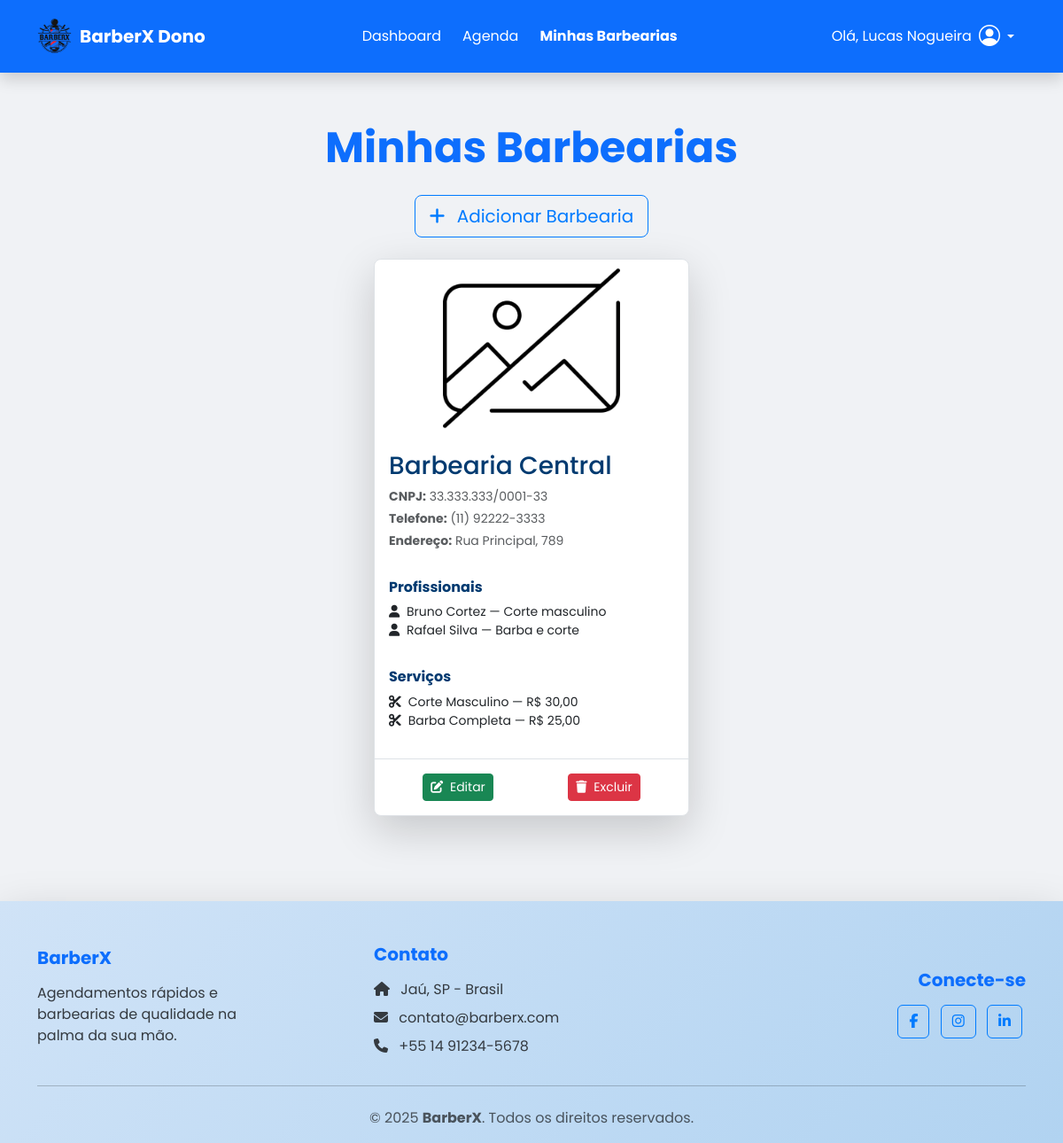
The page /barbearias_dono (signed in) on the database its author committed.
### tables this page shows
CREATE TABLE barbearia (
    id INT AUTO_INCREMENT PRIMARY KEY,
    nome VARCHAR(100) NOT NULL,
    cnpj VARCHAR(18) UNIQUE,
    telefone VARCHAR(20) UNIQUE,
    email VARCHAR(100) UNIQUE,
    endereco TEXT,
    dono_id INT,
    data_cadastro TIMESTAMP DEFAULT CURRENT_TIMESTAMP,
    imagem VARCHAR(255),
    FOREIGN KEY (dono_id) REFERENCES dono(id) ON DELETE CASCADE
);

CREATE TABLE profissional (
    id INT AUTO_INCREMENT PRIMARY KEY,
    nome VARCHAR(100) NOT NULL,
    telefone VARCHAR(20) UNIQUE,
    email VARCHAR(100) UNIQUE,
    especialidade VARCHAR(100),
    barbearia_id INT NOT NULL,
    FOREIGN KEY (barbearia_id) REFERENCES barbearia(id) ON DELETE CASCADE
);

CREATE TABLE servico (
    id INT AUTO_INCREMENT PRIMARY KEY,
    nome VARCHAR(100) NOT NULL,
    descricao TEXT,
    preco DECIMAL(10, 2),
    duracao_minutos INT,
    barbearia_id INT NOT NULL,
    FOREIGN KEY (barbearia_id) REFERENCES barbearia(id) ON DELETE CASCADE
);

### Controllers/donoController.class.php (called while the page is built, shortened)
<?php
class DonoController
{
    private $param;
    public function __construct()
    {
        $this->param = Conexao::getInstancia();
    }
    public function minhasBarbearias()
    {
        $dono_id = $_SESSION['dono_id'];
        $barbeariaDAO = new BarbeariaDAO($this->param);
        $retorno = $barbeariaDAO->buscar_barbearias_completas_por_dono($dono_id);
        require_once "Views/layout/header.php";
        require_once "Views/barbearias_dono.php";
        require_once "Views/layout/footer.php";
    }
}

### index.php (called while the page is built, shortened)
<?php
	require_once "rotas.php";
	$uri = parse_url($_SERVER["REQUEST_URI"])["path"];
	$uri = substr($uri, strpos($uri,'/',1));
	$route->verificar_rota($_SERVER["REQUEST_METHOD"],$uri);
?>

### Models/Conexao.class.php (called while the page is built, shortened)
<?php
	class Conexao
	{
		private static $conexao;
		public static function getInstancia()
		{
		if(empty(self::$conexao))
		{
			$parametros = "mysql:host=localhost;dbname=barberx;charset=utf8mb4";
			try
			{
				self::$conexao = new PDO($parametros, "root", "", [
					PDO::ATTR_ERRMODE => PDO::ERRMODE_EXCEPTION
				]);
			}
			catch(PDOException $e)
			{
				echo "Problema na conexão";
				die();
			}
		}
		return self::$conexao;
	}
}
?>

### Models/BarbeariaDAO.class.php (called while the page is built, shortened)
<?php
class BarbeariaDAO
{
    public function buscar_barbearias_completas_por_dono($dono_id)
    {
        $sql = "SELECT
                b.id,
                b.nome,
                b.cnpj,
                b.telefone,
                b.email,
                b.endereco,
                b.data_cadastro,
                b.imagem,
                d.nome AS nome_dono
            FROM barbearia b
            JOIN dono d ON d.id = b.dono_id
            WHERE b.dono_id = ?
            ORDER BY b.nome";
        $stm = $this->db->prepare($sql);
        $stm->bindValue(1, $dono_id);
        $stm->execute();
        $barbearias = $stm->fetchAll(PDO::FETCH_OBJ);
        foreach ($barbearias as $bar) {
            $sqlProf = "SELECT nome, telefone, email, especialidade FROM profissional WHERE barbearia_id = ?";
            $stmProf = $this->db->prepare($sqlProf);
            $stmProf->bindValue(1, $bar->id);
            $stmProf->execute();
            $bar->profissionais = $stmProf->fetchAll(PDO::FETCH_OBJ);
            $sqlServ = "SELECT nome, descricao, preco, duracao_minutos FROM servico WHERE barbearia_id = ?";
            $stmServ = $this->db->prepare($sqlServ);
            $stmServ->bindValue(1, $bar->id);
            $stmServ->execute();
            $bar->servicos = $stmServ->fetchAll(PDO::FETCH_OBJ);
        }
        return $barbearias;
    }
}

### Views/barbearias_dono.php (the view, shortened to what this page needs)
<div class="container py-5">
    <h2 class="text-center mb-4 display-5 fw-bold text-primary animate__animated animate__fadeInRight">Minhas Barbearias</h2>
    <div class="d-flex justify-content-center mb-4 animate__animated animate__fadeInUp">
        <a href="/barberx/cadastrar_barbearia" class="btn btn-outline-primary btn-lg">
            <i class="fas fa-plus me-2"></i> Adicionar Barbearia
        </a>
    </div>
    <div class="row justify-content-center g-4 animate__animated animate__fadeInLeft">
        <?php if (!empty($retorno)): ?>
            <?php foreach ($retorno as $bar): ?>
                <div class="col-12 col-md-6 col-lg-4">
                    <div class="card h-100 bg-white shadow-lg border rounded-3 overflow-hidden d-flex flex-column">
                        <?php
                        $imageUrl = !empty($bar->imagem) ? htmlspecialchars($bar->imagem) : 'assets/img/noimage.png';
                        $altText = 'Imagem da barbearia ' . htmlspecialchars($bar->nome);
                        ?>
                        <img src="<?= $imageUrl ?>" class="card-img-top img-fluid" alt="<?= $altText ?>" style="height: 200px; object-fit: contain;">
                        <div class="card-body d-flex flex-column">
                            <h3 class="card-title text-dark-blue mb-2"><?= htmlspecialchars($bar->nome) ?></h3>
                            <p class="text-muted small mb-1"><strong>CNPJ:</strong> <?= htmlspecialchars($bar->cnpj) ?></p>
                            <p class="text-muted small mb-1"><strong>Telefone:</strong> <?= htmlspecialchars($bar->telefone) ?></p>
                            <p class="text-muted small mb-3"><strong>Endereço:</strong> <?= htmlspecialchars($bar->endereco) ?></p>
                            <h6 class="fw-bold text-dark-blue mt-3">Profissionais</h6>
                            <?php if (!empty($bar->profissionais)): ?>
                                <ul class="list-unstyled small mb-3">
                                    <?php foreach ($bar->profissionais as $prof): ?>
                                        <li>
                                            <i class="fas fa-user me-1"></i>
                                            <?= htmlspecialchars($prof->nome) ?> — <?= htmlspecialchars($prof->especialidade ?? 'Não informada') ?>
                                        </li>
                                    <?php endforeach; ?>
                                </ul>
                            <?php else: ?>
                                <p class="small text-muted">Nenhum profissional cadastrado.</p>
                            <?php endif; ?>
                            <h6 class="fw-bold text-dark-blue mt-3">Serviços</h6>
                            <?php if (!empty($bar->servicos)): ?>
                                <ul class="list-unstyled small mb-3">
                                    <?php foreach ($bar->servicos as $serv): ?>
                                        <li>
                                            <i class="fas fa-scissors me-1"></i>
                                            <?= htmlspecialchars($serv->nome) ?> — R$ <?= htmlspecialchars(number_format($serv->preco, 2, ',', '.')) ?>
                                        </li>
                                    <?php endforeach; ?>
                                </ul>
                            <?php else: ?>
                                <p class="small text-muted">Nenhum serviço cadastrado.</p>
                            <?php endif; ?>
                        </div>
                        <div class="card-footer bg-transparent border-top d-flex justify-content-around align-items-center p-3">
                            <a href="/barberx/editar_barbearia/<?= htmlspecialchars($bar->id) ?>" class="btn btn-sm btn-success text-white me-2">
                                <i class="fas fa-edit me-1"></i> Editar
                            </a>
                            <a href="/barberx/excluir_barbearia/<?= htmlspecialchars($bar->id) ?>" class="btn btn-sm btn-danger">
                                <i class="fas fa-trash me-1"></i> Excluir
                            </a>
                        </div>
                    </div>
                </div>
            <?php endforeach; ?>
        <?php endif; ?>
    </div>
</div>

### assets/styles/style.css (style rules this page uses)
html, body { height: 100%; margin: 0; padding: 0; padding-top: 90px; font-family: "Poppins", sans-serif; }
body { display: flex; flex-direction: column; min-height: auto; background-color: #f0f2f5; color: #343a40; }
body { font-family: "Poppins", sans-serif; margin: 0; padding: 0; background-color: #f0f2f5; color: #212529; }
.btn-outline-primary { color: #007bff; border-color: #007bff; transition: all 0.3s ease; }
.text-dark-blue { color: #003a70 !important; }

### rows shown on the page
barbearia: nome "Barbearia Central", cnpj "33.333.333/0001-33", telefone "(11) 92222-3333", endereco "Rua Principal, 789"
profissional: nome "Bruno Cortez", especialidade "Corte masculino"
profissional: nome "Rafael Silva", especialidade "Barba e corte"
servico: nome "Corte Masculino", preco "30,00"
servico: nome "Barba Completa", preco "25,00"

### other values the page prints
$_SESSION['dono_nome'] "Lucas Nogueira"
